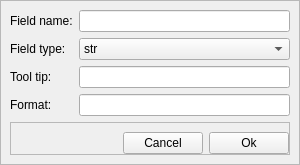
<?xml version="1.0" encoding="UTF-8"?>
<ui version="4.0">
 <class>fldEditor</class>
 <widget class="QWidget" name="fldEditor">
  <property name="geometry">
   <rect>
    <x>0</x>
    <y>0</y>
    <width>300</width>
    <height>160</height>
   </rect>
  </property>
  <property name="windowTitle">
   <string>Form</string>
  </property>
  <layout class="QHBoxLayout" name="horizontalLayout_2">
   <property name="leftMargin">
    <number>0</number>
   </property>
   <property name="topMargin">
    <number>0</number>
   </property>
   <property name="rightMargin">
    <number>0</number>
   </property>
   <property name="bottomMargin">
    <number>0</number>
   </property>
   <item>
    <widget class="QFrame" name="dlg_frame">
     <property name="frameShape">
      <enum>QFrame::StyledPanel</enum>
     </property>
     <property name="frameShadow">
      <enum>QFrame::Raised</enum>
     </property>
     <layout class="QVBoxLayout" name="verticalLayout">
      <item>
       <layout class="QFormLayout" name="formLayout">
        <item row="0" column="0">
         <widget class="QLabel" name="label">
          <property name="text">
           <string>Field name:</string>
          </property>
         </widget>
        </item>
        <item row="1" column="0">
         <widget class="QLabel" name="label_2">
          <property name="text">
           <string>Field type:</string>
          </property>
         </widget>
        </item>
        <item row="2" column="0">
         <widget class="QLabel" name="label_3">
          <property name="text">
           <string>Tool tip:</string>
          </property>
         </widget>
        </item>
        <item row="3" column="0">
         <widget class="QLabel" name="label_4">
          <property name="text">
           <string>Format:</string>
          </property>
         </widget>
        </item>
        <item row="0" column="1">
         <widget class="QLineEdit" name="title"/>
        </item>
        <item row="2" column="1">
         <widget class="QLineEdit" name="tool_tip"/>
        </item>
        <item row="3" column="1">
         <widget class="QLineEdit" name="fld_format"/>
        </item>
        <item row="1" column="1">
         <widget class="QComboBox" name="fld_type">
          <item>
           <property name="text">
            <string>str</string>
           </property>
          </item>
          <item>
           <property name="text">
            <string>int</string>
           </property>
          </item>
          <item>
           <property name="text">
            <string>date</string>
           </property>
          </item>
         </widget>
        </item>
       </layout>
      </item>
      <item>
       <widget class="QFrame" name="det_frame">
        <property name="frameShape">
         <enum>QFrame::StyledPanel</enum>
        </property>
        <property name="frameShadow">
         <enum>QFrame::Raised</enum>
        </property>
        <layout class="QHBoxLayout" name="horizontalLayout">
         <property name="leftMargin">
          <number>0</number>
         </property>
         <property name="topMargin">
          <number>9</number>
         </property>
         <property name="rightMargin">
          <number>0</number>
         </property>
         <property name="bottomMargin">
          <number>0</number>
         </property>
         <item>
          <spacer name="horizontalSpacer">
           <property name="orientation">
            <enum>Qt::Horizontal</enum>
           </property>
           <property name="sizeHint" stdset="0">
            <size>
             <width>69</width>
             <height>20</height>
            </size>
           </property>
          </spacer>
         </item>
         <item>
          <widget class="QPushButton" name="cancel">
           <property name="text">
            <string>Cancel</string>
           </property>
          </widget>
         </item>
         <item>
          <widget class="QPushButton" name="ok">
           <property name="text">
            <string>Ok</string>
           </property>
          </widget>
         </item>
        </layout>
       </widget>
      </item>
     </layout>
    </widget>
   </item>
  </layout>
 </widget>
 <resources/>
 <connections/>
</ui>
